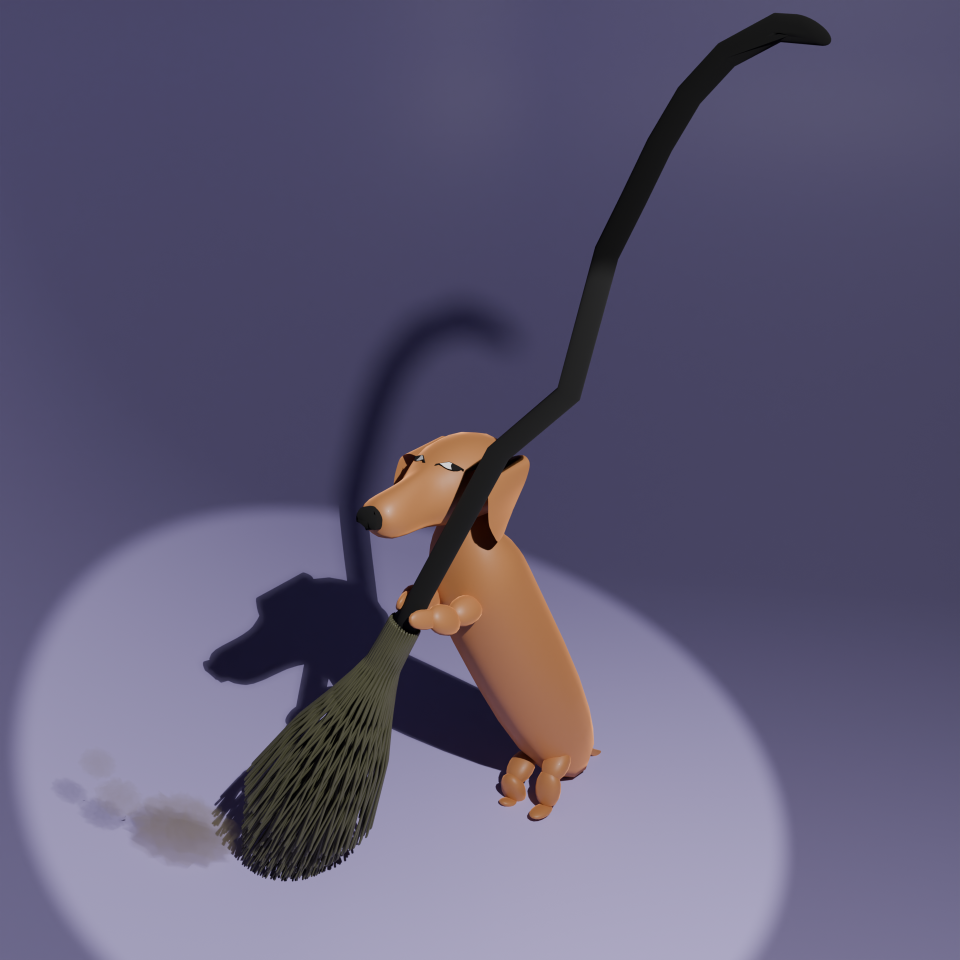
#> input picture src/ressources/images/blender/01_broom.png, 1920 x 1920 px (shown at 1/2 size)
$ python reduce_media.py ../src/ressources/images/blender/01_broom.png
#> lines starting #> are read from the running program, lines starting #| are printed output that depends on the picture
import argparse
import os
import subprocess
import sys
from pathlib import Path
from typing import Iterable, Tuple

from PIL import Image

SUPPORTED_IMAGES = {".jpg", ".jpeg", ".png", ".bmp", ".gif"}
SUPPORTED_VIDEOS = {".mp4", ".m4v", ".webm", ".mkv"}

# this script reduces media files (images and videos) provided as arguments

def ensure_out_dir(path: Path) -> None:
    path.mkdir(parents=True, exist_ok=True)


def resize_image(src: Path, dst: Path, size: Tuple[int, int]) -> None:
#> called with size = (400, 400)
    try:
        with Image.open(src) as img:
#> img is the input picture: PIL image 1920x1920 RGB; mean R, G, B 93.9, 89.1, 115.5
            img.thumbnail(size, Image.LANCZOS)
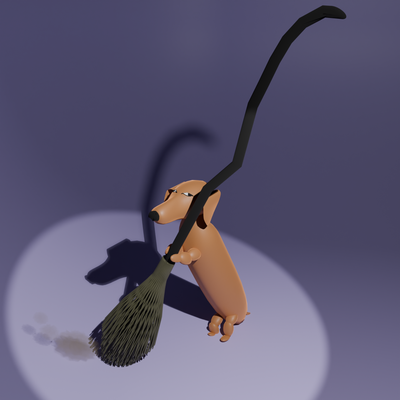
#> img: PIL image 400x400 RGB; mean R, G, B 94, 89.2, 115.6
            img.save(dst)
    except Exception as exc:  # pragma: no cover - defensive log
        print(f"[image] Failed {src.name}: {exc}")


def has_ffmpeg() -> bool:
    try:
        subprocess.run(["ffmpeg", "-version"], stdout=subprocess.DEVNULL, stderr=subprocess.DEVNULL, check=True)
        return True
    except Exception:
        return False


def transcode_video(src: Path, dst: Path, max_dim: int, crf: int = 30) -> None:
    if not has_ffmpeg():
        print("[video] ffmpeg not found; skipping", src.name)
        return

    scale_filter = f"scale='min(iw,{max_dim})':-2"
    cmd = [
        "ffmpeg", "-y", "-i", str(src),
        "-vf", scale_filter,
        "-c:v", "libx264", "-preset", "medium", "-crf", str(crf),
        "-c:a", "aac", "-b:a", "128k",
        str(dst),
    ]
    print(f"[video] {src.name} -> {dst.name}")
    try:
        subprocess.run(cmd, check=True)
    except subprocess.CalledProcessError as exc:  # pragma: no cover - defensive log
        print(f"[video] ffmpeg failed for {src.name}: {exc}")


def build_output_name(src: Path, out_dir: Path, prefer_mp4: bool) -> Path:
    base = src.stem + "_mini"
    ext = ".mp4" if prefer_mp4 else src.suffix
    return out_dir / f"{base}{ext}"


def process_paths(paths: Iterable[str], out_dir: Path, image_size: Tuple[int, int], video_width: int, crf: int) -> None:
    ensure_out_dir(out_dir)
    for raw in paths:
        src = Path(raw)
        if not src.exists() or not src.is_file():
            print(f"[skip] Not found or not a file: {raw}")
            continue

        ext = src.suffix.lower()
        if ext in SUPPORTED_IMAGES:
            dst = build_output_name(src, out_dir, prefer_mp4=False)
            resize_image(src, dst, image_size)
            print(f"[image] {src.name} -> {dst.relative_to(out_dir)}")
        elif ext in SUPPORTED_VIDEOS:
            prefer_mp4 = ext == ".mkv" or ext == ".webm"
            dst = build_output_name(src, out_dir, prefer_mp4=True if prefer_mp4 else False)
            transcode_video(src, dst, video_width, crf)
        else:
            print(f"[skip] Unsupported type: {src.name}")


def parse_args(argv: Iterable[str]) -> argparse.Namespace:
    parser = argparse.ArgumentParser(description="Shrink provided media files into developper_tools folder")
    parser.add_argument("files", nargs="+", help="One or more image/video files to shrink")
    parser.add_argument("--out-dir", default=None, help="Output directory (default: this script folder)")
    parser.add_argument("--size", type=int, nargs=2, metavar=("W", "H"), default=(400, 400), help="Max width/height for images")
    parser.add_argument("--video-width", type=int, default=720, help="Max width for videos; height keeps aspect ratio")
    parser.add_argument("--crf", type=int, default=30, help="CRF for video (lower is higher quality)")
    return parser.parse_args(list(argv))


def main(argv: Iterable[str]) -> int:
    args = parse_args(argv)
    default_out = Path(__file__).resolve().parent
    out_dir = Path(args.out_dir).resolve() if args.out_dir else default_out
    process_paths(args.files, out_dir, tuple(args.size), args.video_width, args.crf)
    return 0


if __name__ == "__main__":
    sys.exit(main(sys.argv[1:]))
#> (the program exits here)
